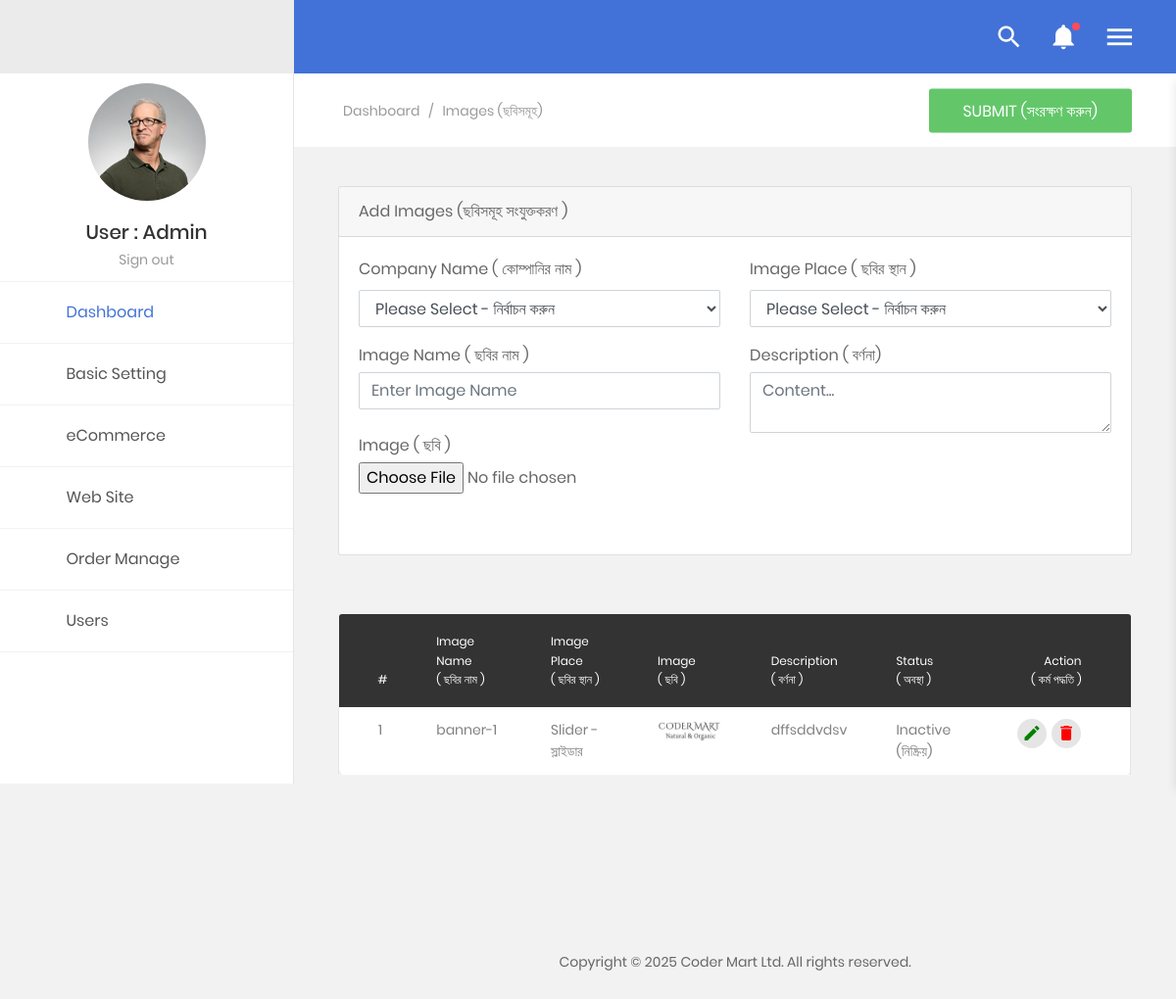
/admin/home/images.php (signed in), run on the app's committed database.
### tables this page shows
CREATE TABLE `images` (
  `id` int(11) NOT NULL,
  `imgType` varchar(5) NOT NULL,
  `image` varchar(255) NOT NULL,
  `imgName` varchar(255) NOT NULL,
  `imgDesc` varchar(255) NOT NULL,
  `status` varchar(10) NOT NULL
);

CREATE TABLE `banner` (
  `id` int(11) NOT NULL,
  `bannerName` varchar(100) NOT NULL,
  `bannerType` varchar(10) NOT NULL
);

### admin/home/images.php (the view, shortened to what this page needs)
<?php
require('../../config/config.php');
$imageId = isset($_GET['id']) ? intval($_GET['id']) : 0;
$image = ['imgType' => '', 'image' => '', 'imgName' => '', 'imgDesc' => '', 'status' => ''];
function getPDO(): PDO {
    global $pdo;
    return $pdo;
}
?>
<!DOCTYPE html>
<html lang="en">
   <?php include('share/head.php');?>
   <body class="animsition">
      <div class="page-wrapper">
         <?php include('share/menu.php');?>
         <div class="page-container2">
            <header class="header-desktop2"> <?php include('share/header.php');?> </header>
            <section class="au-breadcrumb m-t-75">
               <div class="section__content section__content--p30">
                  <div class="container-fluid">
                     <div class="row">
                        <div class="col-md-12">
                           <div class="au-breadcrumb-content">
                              <div class="au-breadcrumb-left">
                                 <ul class="list-unstyled list-inline au-breadcrumb__list">
                                    <li class="list-inline-item active">
                                       <a href="#">Dashboard</a>
                                    </li>
                                    <li class="list-inline-item seprate">
                                       <span>/</span>
                                    </li>
                                    <li class="list-inline-item">Images (ছবিসমূহ) </li>
                                 </ul>
                              </div>
							  <button id="submitImages" class="au-btn au-btn-icon au-btn--green"><?php echo $imageId ? 'Update (হালনাগাদ করুন)' : 'Submit (সংরক্ষণ করুন)'; ?></button>
                           </div>
                        </div>
                     </div>
                  </div>
               </div>
            </section>
            <div class="main-content">
               <div class="section__content section__content--p30">
                  <div class="container-fluid">
                     <div class="row">
                        <div class="col-lg-12">
                           <div class="card">
                              <div class="card-header"><?php echo $imageId ? 'Update' : 'Add'; ?> Images (ছবিসমূহ <?php echo $imageId ? 'হালনাগাদ' : 'সংযুক্তকরণ'; ?> )</div>
                              <div class="card-body">
                                 <form id="imagesForm" action="" method="post" enctype="multipart/form-data" novalidate="novalidate">
                                    <div class="row">
									   <div class="col-6">
											<div class="form-group">
												<label for="compId" class="form-control-label">Company Name ( কোম্পানির নাম )</label>
												<?php
												$selectedCompId = $basic['compId'] ?? 0;
												echo '<select name="compId" id="compId" class="form-control">';
												echo '<option value="0"' . ($selectedCompId == 0 ? ' selected' : '') . '>Please Select - নির্বাচন করুন</option>';
												echo '</select>';
												?>
											</div>
										</div>
									   <div class="col-6">
											<div class="form-group">
												<label for="select" class="form-control-label">Image Place ( ছবির স্থান )</label>
												<select name="imgType" id="imgType" class="form-control">
													<?php if (!empty($image['id'])) { ?>
														<option value="<?php echo htmlentities($image['bannerType']); ?>">
															<?php echo htmlentities($image['bannerName']); ?>
														</option>
													<?php } else { ?>
														<option value="0">Please Select - নির্বাচন করুন</option>
													<?php } ?>
												</select>
											</div>
										</div>
                                       <div class="col-6">
                                          <label for="imgName" class="control-label mb-1">Image Name ( ছবির নাম )</label>
                                             <input id="imgName" name="imgName" type="text" class="form-control imgName valid" data-val="true" data-val-required="Please enter the name on card" autocomplete="imgName"
                                                placeholder="Enter Image Name" value="<?php echo htmlentities($image['imgName']); ?>">
                                       </div>
									   <div class="col-6">
                                          <label for="imgDesc" class="control-label mb-1">Description ( বর্ণনা)</label>
                                             <textarea name="imgDesc" id="imgDesc" rows="2" placeholder="Content..." class="form-control"><?php echo htmlentities($image['imgDesc'] ?? ''); ?></textarea>
                                       </div>
                                       <div class="col-6">
                                          <div class="form-group">
                                             <label for="image" class="control-label mb-1">Image ( ছবি )</label>
                                             <input type="file" name="image" class="form-control-file" id="image" required onchange="previewImage(event)">
											 <br/>
                                          </div>
                                       </div>
                                    </div>
                                 </form>
                              </div>
                           </div>
                        </div>
                     </div>
                     <div class="row m-t-30">
                        <div class="col-md-12">
                           <div class="table-responsive m-b-40">
                              <table class="table table-borderless table-data3">
                                 <thead>
                                        <tr>
                                            <th>#</th>
                                            <th>Image Name <br> ( ছবির নাম )</th>
											<th>Image Place <br> ( ছবির স্থান )</th>
											<th>Image <br>( ছবি )</th>
											<th>Description <br>( বর্ণনা )</th>
											<th>Status <br>( অবস্থা )</th>
                                            <th>Action <br>( কর্ম পদ্ধতি )</th>
                                        </tr>
                                    </thead>
                                 <tbody>
								 <?php
									try {
										$pdo = getPDO();
										$stmt = $pdo->query("SELECT im.*, ba.bannerName, ba.bannerType FROM images im
															 JOIN banner ba ON ba.bannerType = im.imgType ORDER BY id DESC");
										$cnt = 1;
										while ($row = $stmt->fetch(PDO::FETCH_ASSOC)) {
									?>
											<tr>
												<td><?php echo $cnt++; ?></td>
												<td><?php echo htmlentities($row['imgName']); ?></td>
												<td><?php echo htmlentities($row['bannerName']); ?></td>
												<td><img src="../images/<?php echo $row['id']; ?>/<?php echo htmlentities($row['image']); ?>" width="100" height="100"></td>
												<td><?php echo htmlentities($row['imgDesc']); ?></td>
												<td><?php echo htmlentities($row['status'] == 'A') ? 'Active (সক্রিয়)' : 'Inactive (নিষ্ক্রিয়)'; ?></td>
												<td>
													<div class="table-data-feature">
														<button class="item" data-toggle="tooltip" data-placement="top" title="Edit">
															<a href="images.php?id=<?php echo $row['id']; ?>" style="text-decoration: none; display: flex; align-items: center;">
																<i class="zmdi zmdi-edit" style="color:#008000"></i>
															</a>
														</button>
														<button class="item" data-toggle="tooltip" data-placement="top" title="Delete">
															<a href="images.php?id=<?php echo $row['id']; ?>&del=delete" onClick="return confirm('Are you sure (আপনি কি নিশ্চিত)?')">
																<i class="zmdi zmdi-delete" style="color:#FF0000"></i>
															</a>
														</button>
													</div>
												</td>
											</tr>
									<?php
										}
									} catch (PDOException $e) {
										echo "Error: " . $e->getMessage();
									}
									?>
                                 </tbody>
                              </table>
                           </div>
                        </div>
                     </div>
                  </div>
               </div>
            </div>
            <?php include('share/footer.php');?>
         </div>
      </div>
   </body>
   </html>

### data on the page
images: imgName "banner-1", banner.bannerName "Slider - স্লাইডার", image (picture), imgDesc "dffsddvdsv", status "Inactive (নিষ্ক্রিয়)"

### other printed values
$user "Admin"
